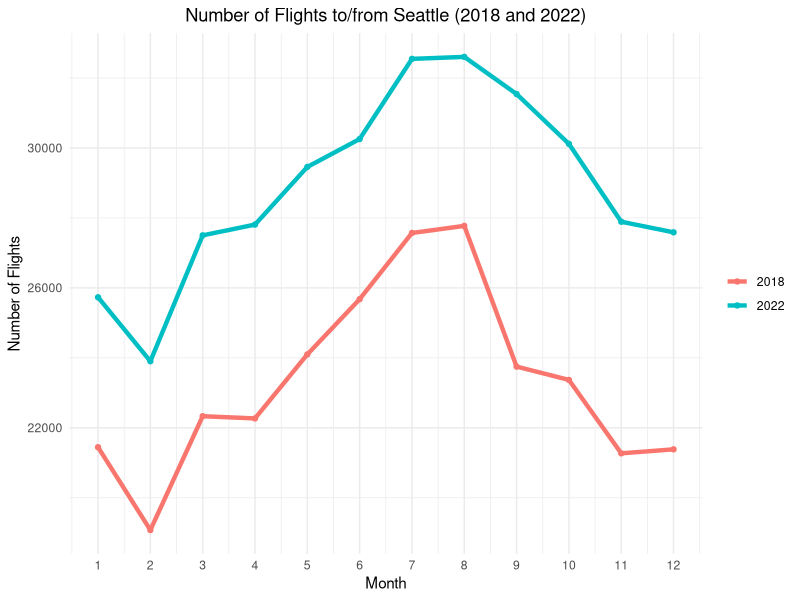
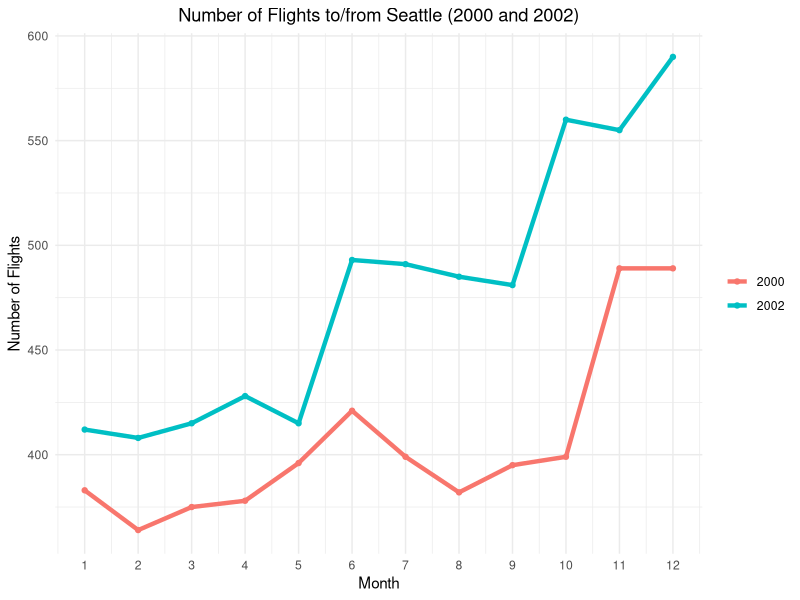

Write the R code that produced these figures, in order.
library(ggplot2)
library(dplyr)
library(tidyr)

data <- read.csv("full_dataset.csv")

filtered_data <- filter(data, ORIGIN == "SEA" | DEST == "SEA")

flight_counts <- summarize(group_by(filtered_data, year, month), Num_Flights = sum(Flights))

filtered_flight_counts_2000_2002 <- filter(flight_counts, year == 2000 | year == 2002)
filtered_flight_counts_2018_2022 <- filter(flight_counts, year == 2018 | year == 2022)

story_2_viz_nine <- ggplot(filtered_flight_counts_2000_2002, aes(x = month, y = Num_Flights, color = factor(year))) +
  geom_line(size = 1.5) +
  geom_point() +
  labs(title = "Number of Flights to/from Seattle (2000 and 2002)",
       x = "Month",
       y = "Number of Flights") +
  theme_minimal() +
  theme(plot.title = element_text(hjust = 0.5),
        legend.title = element_blank()) +
  scale_x_continuous(breaks = 1:12, labels = 1:12)

story_2_viz_covid <- ggplot(filtered_flight_counts_2018_2022, aes(x = month, y = Num_Flights, color = factor(year))) +
  geom_line(size = 1.5) +
  geom_point() +
  labs(title = "Number of Flights to/from Seattle (2018 and 2022)",
       x = "Month",
       y = "Number of Flights") +
  theme_minimal() +
  theme(plot.title = element_text(hjust = 0.5),
        legend.title = element_blank()) +
  scale_x_continuous(breaks = 1:12, labels = 1:12)